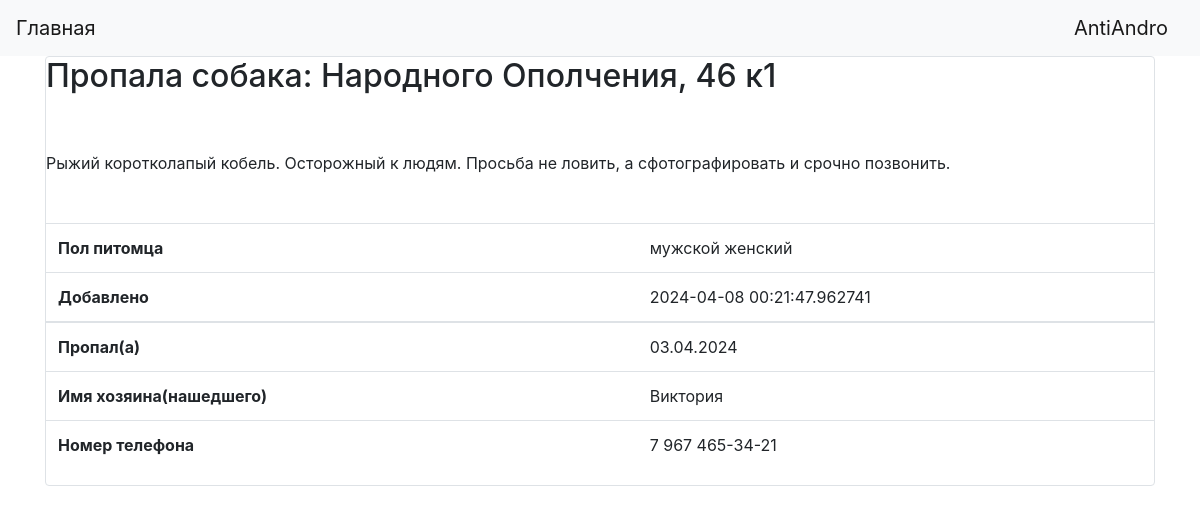
/adds/2 (signed in), run on the app's committed database.
### data/users.py (models this page shows, shortened)
class User(SqlAlchemyBase, UserMixin):
    __tablename__ = 'users'
    id = sqlalchemy.Column(sqlalchemy.Integer,
                           primary_key=True, autoincrement=True)
    name = sqlalchemy.Column(sqlalchemy.String, nullable=True)
    email = sqlalchemy.Column(sqlalchemy.String,
                              index=True, unique=True, nullable=True)
    hashed_password = sqlalchemy.Column(sqlalchemy.String, nullable=True)
    adds = orm.relationship("Adds", back_populates='user')

### data/adds.py (models this page shows)
class Adds(SqlAlchemyBase):
    __tablename__ = 'adds'
    id = sqlalchemy.Column(sqlalchemy.Integer,
                           primary_key=True, autoincrement=True)
    type_pet = sqlalchemy.Column(sqlalchemy.String)
    gender = sqlalchemy.Column(sqlalchemy.String)
    place = sqlalchemy.Column(sqlalchemy.String, nullable=True)
    time = sqlalchemy.Column(sqlalchemy.String, nullable=True)
    description = sqlalchemy.Column(sqlalchemy.String, nullable=True)
    name = sqlalchemy.Column(sqlalchemy.String, nullable=True)
    number = sqlalchemy.Column(sqlalchemy.String, nullable=True)
    lost_find = sqlalchemy.Column(sqlalchemy.String)
    created_date = sqlalchemy.Column(sqlalchemy.DateTime,
                                     default=datetime.datetime.now)
    user_id = sqlalchemy.Column(sqlalchemy.Integer,
                                sqlalchemy.ForeignKey("users.id"))
    user = orm.relationship('User')

### main.py (the view)
@app.route('/adds/<int:id>')
def more_details(id):
    db_sess = db_session.create_session()
    adds = db_sess.query(Adds).get(id)
    return render_template('more_details.html', title='Подробная информация', adds=adds)

### data/db_session.py (called while the page is built)
def create_session() -> Session:
    global __factory
    return __factory()

### main.py (called while the page is built)
@login_manager.user_loader
def load_user(user_id):
    db_sess = db_session.create_session()
    return db_sess.query(User).get(user_id)

### templates/more_details.html (shortened to what this page needs)
{% extends "base.html" %}
{% block content %}
<main role="main" class="container">
<div class="col-md6 border rounded">
    {% if adds.lost_find == 'потерян' %}
        <h2>Пропала {{adds.type_pet}}: {{adds.place}}</h2>
    {% elif adds.lost_find == 'найден' %}
        <h2>Найдена {{adds.type_pet}}: {{adds.place}}</h2>
    {% endif %}
    <div class="pt-5">
        {{adds.description}}
    </div>
    <div class="table-responsive pt-5">
      <table class="table">
        <tbody>
          <tr>
            <th scope="row" class="text-start">Пол питомца</th>
            <td></td>
            <td></td>
            <td>{{adds.gender}}</td>
          </tr>
          <tr>
            <th scope="row" class="text-start">Добавлено</th>
            <td></td>
            <td></td>
            <td>{{adds.created_date}}</td>
          </tr>
        </tbody>
        <tbody>
          <tr>
            <th scope="row" class="text-start">Пропал(а)</th>
            <td></td>
            <td></td>
            <td>{{adds.time}}</td>
          </tr>
          <tr>
            <th scope="row" class="text-start">Имя хозяина(нашедшего)</th>
            <td></td>
            <td></td>
            <td>{{adds.name}}</td>
          </tr>
          <tr>
            <th scope="row" class="text-start">Номер телефона</th>
            <td></td>
            <td></td>
            <td>{{adds.number}}</td>
          </tr>
        </tbody>
      </table>
    </div>
</div>
</main>
{% endblock %}

### templates/base.html (shortened to what this page needs)
<!doctype html>
<html lang="en">
<head>
    <link rel="stylesheet"
          href="https://stackpath.bootstrapcdn.com/bootstrap/4.4.1/css/bootstrap.min.css">
</head>
<body>
<header>
    <nav class="navbar navbar-light bg-light">
        <a class="navbar-brand" href="/">Главная</a>
{% if current_user.is_authenticated %}
    <a class="navbar-brand" href="/profile">{{ current_user.name }}</a>
{% else %}
    <p>
        <a class="btn btn-primary " href="/register">Зарегистрироваться</a>
        <a class="btn btn-success" href="/login">Войти</a>
    </p>
{% endif %}
    </nav>
</header>
{% block content %}{% endblock %}
</body>
</html>

### data on the page
User: name "AntiAndro"
Adds: type_pet "собака", place "Народного Ополчения, 46 к1", description "Рыжий коротколапый кобель. Осторожный к людям. Просьба не ловить, а сфотографировать и срочно позвонить.", gender "мужской женский", created_date "2024-04-08 00:21:47.962741", time "03.04.2024", name "Виктория", number "7 967 465-34-21"
